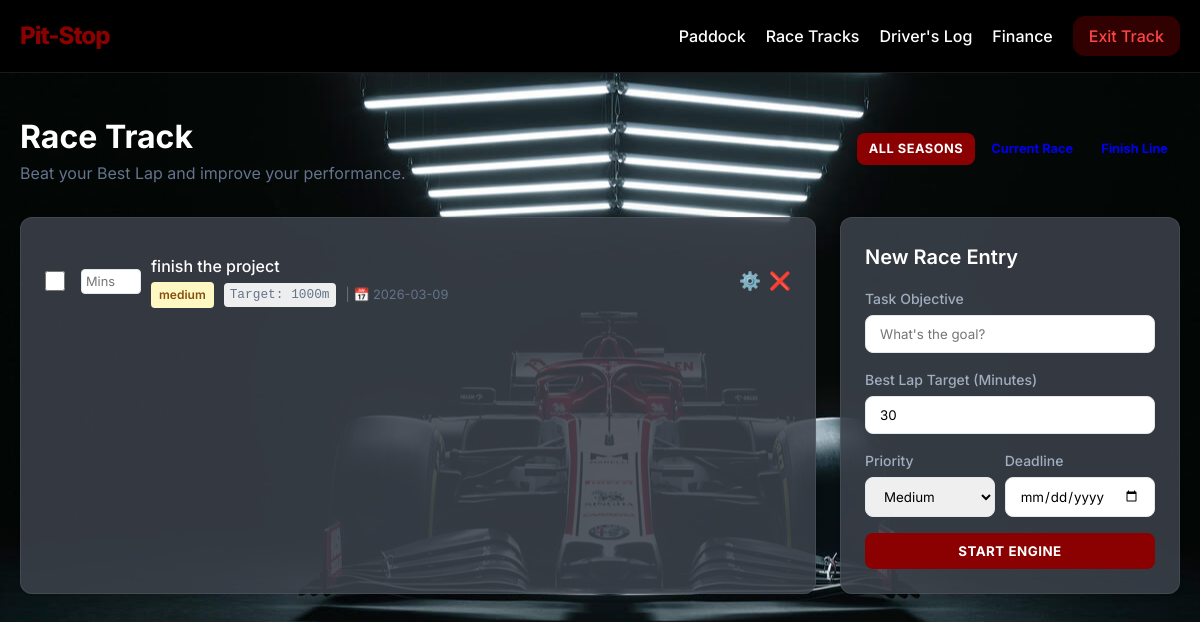
/tasks (signed in), run on an earlier commit of the app's database.
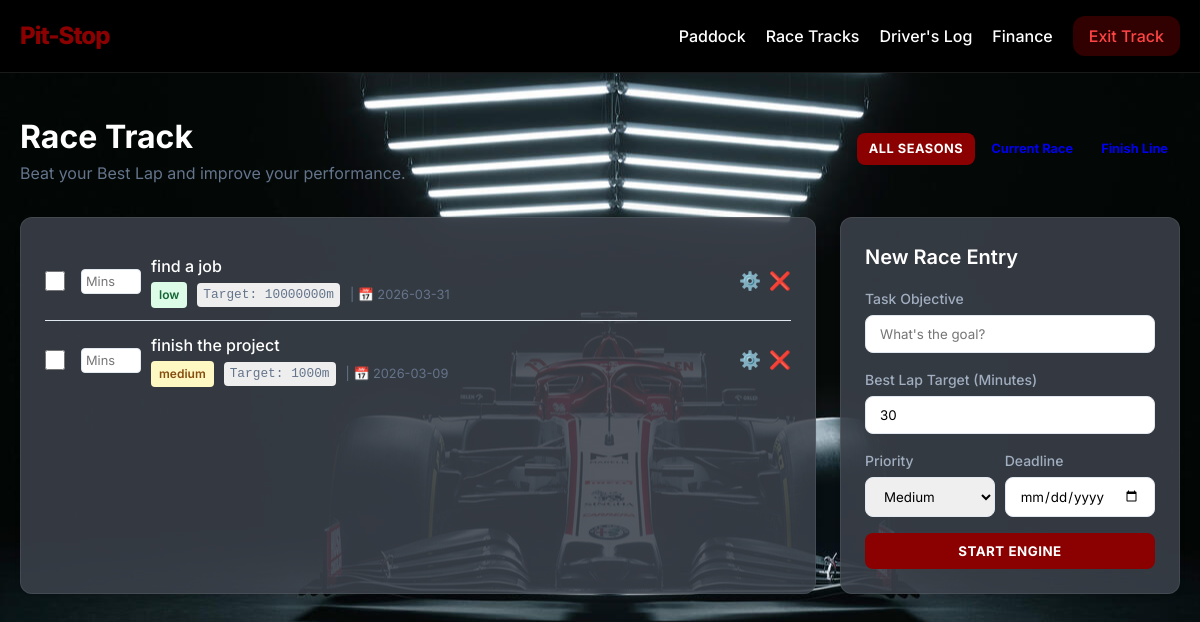
And on a later commit of the database.
### app.py (models this page shows, shortened)
class Task(db.Model):
    id           = db.Column(db.Integer, primary_key=True)
    title        = db.Column(db.String(200), nullable=False)
    description  = db.Column(db.Text, default='')
    deadline     = db.Column(db.Date, nullable=True)
    best_lap     = db.Column(db.Integer, default=0) # Planned time in minutes
    actual_time  = db.Column(db.Integer, default=0) # Actual time in minutes
    priority     = db.Column(db.String(10), default='medium')
    completed    = db.Column(db.Boolean, default=False)
    created_at   = db.Column(db.DateTime, default=datetime.utcnow)
    user_id      = db.Column(db.Integer, db.ForeignKey('user.id'), nullable=False)

### app.py (the view)
@app.route('/tasks')
@login_required
def tasks():
    u = get_user()
    f = request.args.get('filter', 'all')
    p = request.args.get('priority', 'all')
    q = Task.query.filter_by(user_id=u.id)
    if f == 'active': q = q.filter_by(completed=False)
    elif f == 'done': q = q.filter_by(completed=True)
    if p != 'all':    q = q.filter_by(priority=p)
    return render_template('tasks.html', user=u, tasks=q.order_by(Task.created_at.desc()).all(),
                           filter_by=f, priority=p, today=date.today())

### app.py (called while the page is built)
def login_required(f):
    @wraps(f)
    def decorated(*args, **kwargs):
        if 'user_id' not in session or User.query.get(session['user_id']) is None:
            session.pop('user_id', None) # Clear invalid session
            flash('Войдите в систему.', 'warning')
            return redirect(url_for('login'))
        return f(*args, **kwargs)
    return decorated

def get_user():
    return User.query.get(session['user_id']) if 'user_id' in session else None

### templates/tasks.html (shortened to what this page needs)
{% extends "base.html" %}
{% block content %}
<div style="margin-top: 40px; margin-bottom: 32px; display: flex; justify-content: space-between; align-items: center;">
    <div>
        <h1 style="font-size: 2rem; font-weight: 700; color: #fff">Race Track</h1>
        <p style="color: var(--text-muted);">Beat your Best Lap and improve your performance.</p>
    </div>
    <div style="display: flex; gap: 12px; align-items: center;">
        <div style="display: flex; gap: 4px;">
            <a href="{{ url_for('tasks', filter='all', priority=priority) }}"
                class="btn {% if filter_by == 'all' %}btn-primary{% else %}btn-secondary{% endif %}"
                style="padding: 6px 12px; font-size: 0.8rem;">All Seasons</a>
            <a href="{{ url_for('tasks', filter='active', priority=priority) }}"
                class="btn {% if filter_by == 'active' %}btn-primary{% else %}btn-secondary{% endif %}"
                style="padding: 6px 12px; font-size: 0.8rem;">Current Race</a>
            <a href="{{ url_for('tasks', filter='done', priority=priority) }}"
                class="btn {% if filter_by == 'done' %}btn-primary{% else %}btn-secondary{% endif %}"
                style="padding: 6px 12px; font-size: 0.8rem;">Finish Line</a>
        </div>
    </div>
</div>
<div class="dashboard" style="grid-template-columns: 1fr 340px;">
    <div class="card">
        {% if tasks %}
        <div>
            {% for t in tasks %}
            <div class="task-item"
                style="{% if t.completed %}border-left: 4px solid {% if t.is_improved %}var(--success){% else %}var(--border){% endif %}; padding-left: 12px;{% endif %}">
                <form action="{{ url_for('toggle_task', tid=t.id) }}" method="POST"
                    style="display: flex; align-items: center;">
                    <input type="checkbox" onChange="this.form.submit()" {% if t.completed %}checked{% endif %}
                        style="width: 20px; height: 20px; cursor: pointer; margin-right: 16px;">
                    {% if not t.completed %}
                    <input type="number" name="actual_time" placeholder="Mins"
                        style="width: 60px; padding: 4px; font-size: 0.8rem; border: 1px solid var(--border); border-radius: 4px; margin-right: 10px;"
                        title="Actual time taken">
                    {% endif %}
                </form>
                <div class="task-info">
                    <div class="task-title"
                        style="{% if t.completed %}text-decoration: line-through; color: var(--text-muted);{% endif %}">
                        {{ t.title }}
                    </div>
                    <div class="task-meta" style="margin-top: 4px; display: flex; gap: 10px; align-items: center;">
                        <span class="badge badge-{{ t.priority }}">{{ t.priority }}</span>
                        <span
                            style="font-family: monospace; font-size: 0.8rem; background: #eee; padding: 2px 6px; border-radius: 4px;">
                            Target: {{ t.best_lap }}m
                        </span>
                        {% if t.deadline %}
                        <span style="font-size: 0.8rem; color: var(--text-muted);">| 📅 {{ t.deadline }}</span>
                        {% endif %}
                    </div>
                </div>
                <div style="display: flex; gap: 8px; align-items: center;">
                    <a href="{{ url_for('edit_task', tid=t.id) }}"
                        style="text-decoration: none; font-size: 1.1rem;">⚙️</a>
                    <form action="{{ url_for('delete_task', tid=t.id) }}" method="POST"
                        onsubmit="return confirm('Retire from race?')">
                        <button type="submit"
                            style="background: none; border: none; font-size: 1.1rem; cursor: pointer;">❌</button>
                    </form>
                </div>
            </div>
            {% endfor %}
        </div>
        {% else %}
        <p style="text-align: center; padding: 48px 0; color: var(--text-muted);">Empty track. Add a task to start the
            race!</p>
        {% endif %}
    </div>
    <div class="card" style="height: fit-content;">
        <h3 class="card-title">New Race Entry </h3>
        <form action="{{ url_for('add_task') }}" method="POST">
            <div class="form-group">
                <label>Task Objective</label>
                <input type="text" name="title" class="form-input" required placeholder="What's the goal?">
            </div>
            <div class="form-group">
                <label>Best Lap Target (Minutes)</label>
                <input type="number" name="best_lap" class="form-input" value="30" min="1">
            </div>
            <div class="form-group" style="display: grid; grid-template-columns: 1fr 1fr; gap: 10px;">
                <div>
                    <label>Priority</label>
                    <select name="priority" class="form-input">
                        <option value="medium" selected>Medium</option>
                    </select>
                </div>
                <div>
                    <label>Deadline</label>
                    <input type="date" name="deadline" class="form-input">
                </div>
            </div>
            <button type="submit" class="btn btn-primary" style="width: 100%; font-weight: 700;">START ENGINE
            </button>
        </form>
    </div>
</div>
{% endblock %}

### templates/base.html (shortened to what this page needs)
<!DOCTYPE html>
<html lang="ru">
<head>
    <link rel="stylesheet" href="{{ url_for('static', filename='css/style.css') }}">
</head>
<body>
    <header class="navbar">
        <div class="container">
            <a href="{{ url_for('index') }}" class="nav-logo">
                Pit-Stop
            </a>
            <nav class="nav-links">
                {% if session.get('user_id') %}
                <a href="{{ url_for('dashboard') }}">Paddock</a>
                <a href="{{ url_for('tasks') }}">Race Tracks</a>
                <a href="{{ url_for('journal') }}">Driver's Log</a>
                <a href="{{ url_for('finances') }}">Finance</a>
                <a href="{{ url_for('logout') }}" class="btn-logout">Exit Track</a>
                {% else %}
                <a href="{{ url_for('login') }}">Enter Garage</a>
                <a href="{{ url_for('register') }}">Join Team</a>
                {% endif %}
            </nav>
        </div>
    </header>
    <main class="container fade-in">
        {% block content %}{% endblock %}
    </main>
</body>
</html>

### static/css/style.css (style rules this page uses)
:root { --primary: #8b0000; --primary-hover: #660000; --bg-main: #000000; --bg-card: #ffffff; --text-main: #1e293b; --text-muted: #64748b; --border: #e2e8f0; --success: #22c55e; --error: #ef4444; --warning: #f59e0b; --radius: 12px; --shadow: 0 4px 6px -1px rgb(0 0 0 / 0.1), 0 2px 4px -2px rgb(0 0 0 / 0.1); }
* { margin: 0; padding: 0; box-sizing: border-box; font-family: 'Inter', -apple-system, BlinkMacSystemFont, "Segoe UI", Roboto, sans-serif; }
body { background-image: url('../img/bg.jpg'); background-size: cover; background-attachment: fixed; background-position: center; color: var(--text-main); line-height: 1.5; min-height: 100vh; }
.container { max-width: 1200px; margin: 0 auto; padding: 0 20px; }
.navbar { background: #000000; border-bottom: 1px solid rgba(255, 255, 255, 0.1); padding: 16px 0; position: sticky; top: 0; z-index: 100; }
.navbar .container { display: flex; justify-content: space-between; align-items: center; }
.nav-logo { font-size: 1.5rem; font-weight: 800; color: var(--primary) !important; text-decoration: none; letter-spacing: -1px; }
.nav-links { display: flex; gap: 20px; align-items: center; }
.nav-links a { color: #ffffff; text-decoration: none; font-weight: 500; transition: color 0.2s; }
.btn-logout { background: #310000 !important; color: #ff4444 !important; padding: 8px 16px; border-radius: var(--radius); }
.dashboard { display: grid; grid-template-columns: repeat(auto-fit, minmax(300px, 1fr)); gap: 24px; margin-top: 32px; }
.card { background: rgba(60, 65, 75, 0.88); border-radius: var(--radius); border: 1px solid rgba(255, 255, 255, 0.08); padding: 24px; box-shadow: var(--shadow); color: #ffffff; }
.card-title { font-size: 1.25rem; font-weight: 600; color: #ffffff; margin-bottom: 16px; display: flex; justify-content: space-between; align-items: center; }
.form-group { margin-bottom: 16px; }
.form-group label { display: block; font-size: 0.875rem; font-weight: 500; margin-bottom: 6px; color: #a0aec0; }
.form-input { width: 100%; padding: 10px 14px; border: 1px solid var(--border); border-radius: 8px; outline: none; transition: border-color 0.2s; }
.btn { display: inline-block; padding: 10px 20px; border-radius: 8px; font-weight: 700; text-align: center; cursor: pointer; transition: all 0.2s; border: none; text-decoration: none; }
.btn-primary { background: var(--primary); color: white; text-transform: uppercase; letter-spacing: 0.5px; }
.task-item { display: flex; align-items: center; padding: 12px 0; border-bottom: 1px solid var(--border); }
.task-item:last-child { border-bottom: none; }
.task-info { flex-grow: 1; }
.task-title { font-weight: 500; }
.task-meta { font-size: 0.75rem; color: var(--text-muted); }
.badge { padding: 4px 8px; border-radius: 4px; font-size: 0.75rem; font-weight: 600; }
.badge-low { background: #dcfce7; color: #166534; }
.badge-medium { background: #fef9c3; color: #854d0e; }

### templates/base.html (style rules this page uses)
a, button, input { transition: all 0.2s ease; }
.fade-in { animation: fadeIn 0.5s ease-in; }

What changed in the data, as far as the page shows it:
added Task: title "find a job", priority "low", best_lap "10000000", deadline "2026-03-31"
